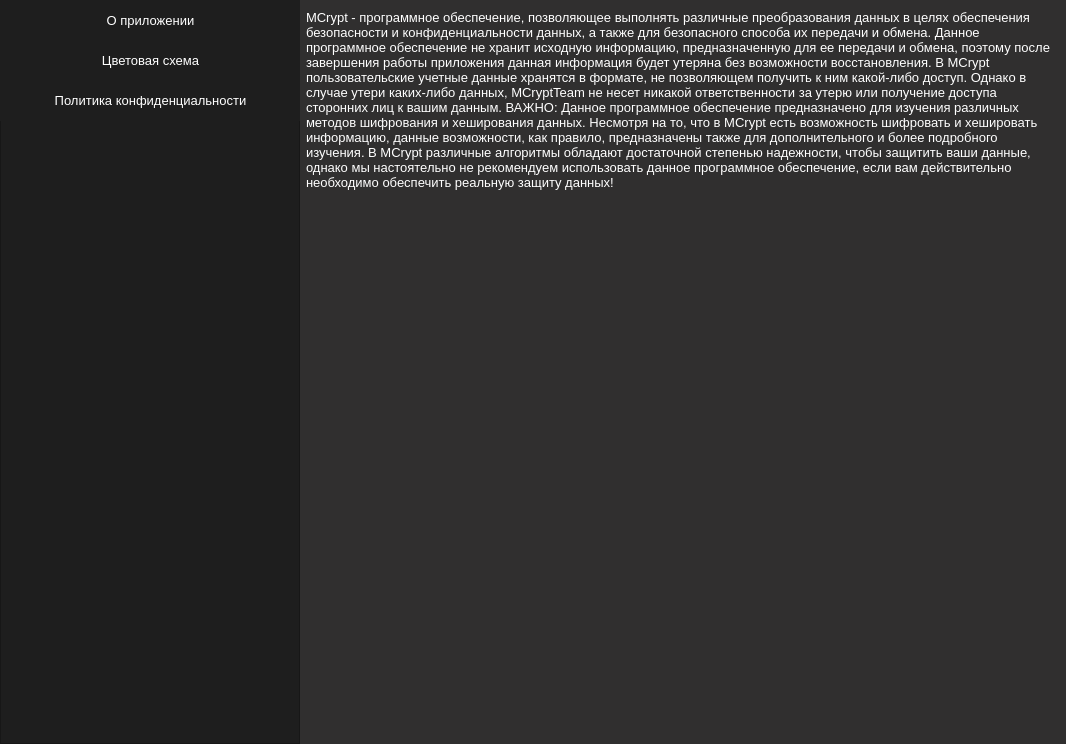
<?xml version="1.0" encoding="UTF-8"?>
<ui version="4.0">
 <class>Form</class>
 <widget class="QWidget" name="Form">
  <property name="geometry">
   <rect>
    <x>0</x>
    <y>0</y>
    <width>1066</width>
    <height>744</height>
   </rect>
  </property>
  <property name="windowTitle">
   <string>Настройки</string>
  </property>
  <property name="styleSheet">
   <string notr="true">QWidget {
	background-color: rgb(48, 47, 47);
}</string>
  </property>
  <layout class="QHBoxLayout" name="horizontalLayout">
   <property name="leftMargin">
    <number>0</number>
   </property>
   <property name="topMargin">
    <number>0</number>
   </property>
   <property name="rightMargin">
    <number>0</number>
   </property>
   <property name="bottomMargin">
    <number>0</number>
   </property>
   <item>
    <widget class="QFrame" name="section_frame">
     <property name="minimumSize">
      <size>
       <width>300</width>
       <height>0</height>
      </size>
     </property>
     <property name="styleSheet">
      <string notr="true">QFrame {
	background-color: rgb(30, 30, 30);
}</string>
     </property>
     <property name="frameShape">
      <enum>QFrame::StyledPanel</enum>
     </property>
     <property name="frameShadow">
      <enum>QFrame::Raised</enum>
     </property>
     <widget class="QPushButton" name="btn_program_info">
      <property name="geometry">
       <rect>
        <x>0</x>
        <y>0</y>
        <width>301</width>
        <height>41</height>
       </rect>
      </property>
      <property name="font">
       <font>
        <pointsize>10</pointsize>
       </font>
      </property>
      <property name="styleSheet">
       <string notr="true">QPushButton {
	background-color: rgb(30, 30, 30);
	color: rgb(255, 255, 255);
	border: 0px;
}

QPushButton:hover {
	background-color: rgb(77, 77, 77);
}</string>
      </property>
      <property name="text">
       <string>О приложении</string>
      </property>
     </widget>
     <widget class="QPushButton" name="btn_color_style">
      <property name="geometry">
       <rect>
        <x>0</x>
        <y>40</y>
        <width>301</width>
        <height>41</height>
       </rect>
      </property>
      <property name="font">
       <font>
        <pointsize>10</pointsize>
       </font>
      </property>
      <property name="styleSheet">
       <string notr="true">QPushButton {
	background-color: rgb(30, 30, 30);
	color: rgb(255, 255, 255);
	border: 0px;
}

QPushButton:hover {
	background-color: rgb(77, 77, 77);
}</string>
      </property>
      <property name="text">
       <string>Цветовая схема</string>
      </property>
     </widget>
     <widget class="QPushButton" name="btn_privacy_policy">
      <property name="geometry">
       <rect>
        <x>0</x>
        <y>80</y>
        <width>301</width>
        <height>41</height>
       </rect>
      </property>
      <property name="font">
       <font>
        <pointsize>10</pointsize>
       </font>
      </property>
      <property name="styleSheet">
       <string notr="true">QPushButton {
	background-color: rgb(30, 30, 30);
	color: rgb(255, 255, 255);
	border: 0px;
}

QPushButton:hover {
	background-color: rgb(77, 77, 77);
}</string>
      </property>
      <property name="text">
       <string>Политика конфиденциальности</string>
      </property>
     </widget>
    </widget>
   </item>
   <item>
    <widget class="QStackedWidget" name="section_widget">
     <property name="currentIndex">
      <number>2</number>
     </property>
     <widget class="QWidget" name="page">
      <widget class="QLabel" name="label">
       <property name="geometry">
        <rect>
         <x>0</x>
         <y>10</y>
         <width>751</width>
         <height>261</height>
        </rect>
       </property>
       <property name="font">
        <font>
         <pointsize>10</pointsize>
        </font>
       </property>
       <property name="styleSheet">
        <string notr="true">QLabel {
	color: rgb(255, 255, 255);
}</string>
       </property>
       <property name="text">
        <string>MCrypt - программное обеспечение, позволяющее выполнять шифрование, дешифрование, хеширование и множество других преобразований быстро и эффективно. При этом, MCrypt позволяет просмотреть каждый шаг выполнения данных преобразований, а также содержит справочник по различным алгоритмам шифрования, применяемых в данном программном обеспечении, что позволяет более подробно рассмотреть различные процессы преобразования данных. Также MCrypt содержит множество различных алгоритмов шифрования, включая более сложные алгоритмы шифрования, предоставляя возможность автоматического заполнения параметров шифрования, что позволяет существенно сократить время на шифрование данных</string>
       </property>
       <property name="alignment">
        <set>Qt::AlignLeading|Qt::AlignLeft|Qt::AlignTop</set>
       </property>
       <property name="wordWrap">
        <bool>true</bool>
       </property>
      </widget>
      <widget class="QLabel" name="label_2">
       <property name="geometry">
        <rect>
         <x>0</x>
         <y>290</y>
         <width>271</width>
         <height>31</height>
        </rect>
       </property>
       <property name="font">
        <font>
         <pointsize>10</pointsize>
        </font>
       </property>
       <property name="styleSheet">
        <string notr="true">QLabel {
	background-color: rgb(255, 255, 255);
	color: rgb(30, 30, 30);
	border-radius: 3px;
}</string>
       </property>
       <property name="text">
        <string>Версия: MCrypt 1.9.1 Preview</string>
       </property>
       <property name="alignment">
        <set>Qt::AlignLeading|Qt::AlignLeft|Qt::AlignTop</set>
       </property>
       <property name="wordWrap">
        <bool>true</bool>
       </property>
      </widget>
      <widget class="QLabel" name="label_3">
       <property name="geometry">
        <rect>
         <x>0</x>
         <y>330</y>
         <width>751</width>
         <height>31</height>
        </rect>
       </property>
       <property name="font">
        <font>
         <pointsize>10</pointsize>
        </font>
       </property>
       <property name="styleSheet">
        <string notr="true">QLabel {
	color: rgb(255, 255, 255);
}</string>
       </property>
       <property name="text">
        <string>©MCryptTeam, 2023, все права защищены</string>
       </property>
       <property name="alignment">
        <set>Qt::AlignLeading|Qt::AlignLeft|Qt::AlignTop</set>
       </property>
       <property name="wordWrap">
        <bool>true</bool>
       </property>
      </widget>
     </widget>
     <widget class="QWidget" name="page_2">
      <widget class="QLabel" name="label_4">
       <property name="geometry">
        <rect>
         <x>0</x>
         <y>10</y>
         <width>751</width>
         <height>161</height>
        </rect>
       </property>
       <property name="font">
        <font>
         <pointsize>10</pointsize>
        </font>
       </property>
       <property name="styleSheet">
        <string notr="true">QLabel {
	color: rgb(255, 255, 255);
}</string>
       </property>
       <property name="text">
        <string>Цветовая схема позволяет настроить цветовое оформление элементов интерфейса приложения. Вы можете настроить отображение светлого или темного оформления, а также оформления Windows. Оформление Windows позволяет отображать цвета элементов в зависимости от настроек цветов Windows. Также вы можете выбрать автоматический режим смены цветового оформления в зависимости от времени суток</string>
       </property>
       <property name="alignment">
        <set>Qt::AlignLeading|Qt::AlignLeft|Qt::AlignTop</set>
       </property>
       <property name="wordWrap">
        <bool>true</bool>
       </property>
      </widget>
     </widget>
     <widget class="QWidget" name="page_3">
      <widget class="QLabel" name="label_5">
       <property name="geometry">
        <rect>
         <x>0</x>
         <y>10</y>
         <width>751</width>
         <height>441</height>
        </rect>
       </property>
       <property name="font">
        <font>
         <pointsize>10</pointsize>
        </font>
       </property>
       <property name="styleSheet">
        <string notr="true">QLabel {
	color: rgb(255, 255, 255);
}</string>
       </property>
       <property name="text">
        <string>MCrypt - программное обеспечение, позволяющее выполнять различные преобразования данных в целях обеспечения безопасности и конфиденциальности данных, а также для безопасного способа их передачи и обмена. Данное программное обеспечение не хранит исходную информацию, предназначенную для ее передачи и обмена, поэтому после завершения работы приложения данная информация будет утеряна без возможности восстановления. В MCrypt пользовательские учетные данные хранятся в формате, не позволяющем получить к ним какой-либо доступ. Однако в случае утери каких-либо данных, MCryptTeam не несет никакой ответственности за утерю или получение доступа сторонних лиц к вашим данным. ВАЖНО: Данное программное обеспечение предназначено для изучения различных методов шифрования и хеширования данных. Несмотря на то, что в MCrypt есть возможность шифровать и хешировать информацию, данные возможности, как правило, предназначены также для дополнительного и более подробного изучения. В MCrypt различные алгоритмы обладают достаточной степенью надежности, чтобы защитить ваши данные, однако мы настоятельно не рекомендуем использовать данное программное обеспечение, если вам действительно необходимо обеспечить реальную защиту данных!</string>
       </property>
       <property name="alignment">
        <set>Qt::AlignLeading|Qt::AlignLeft|Qt::AlignTop</set>
       </property>
       <property name="wordWrap">
        <bool>true</bool>
       </property>
      </widget>
     </widget>
    </widget>
   </item>
  </layout>
 </widget>
 <resources/>
 <connections/>
</ui>
